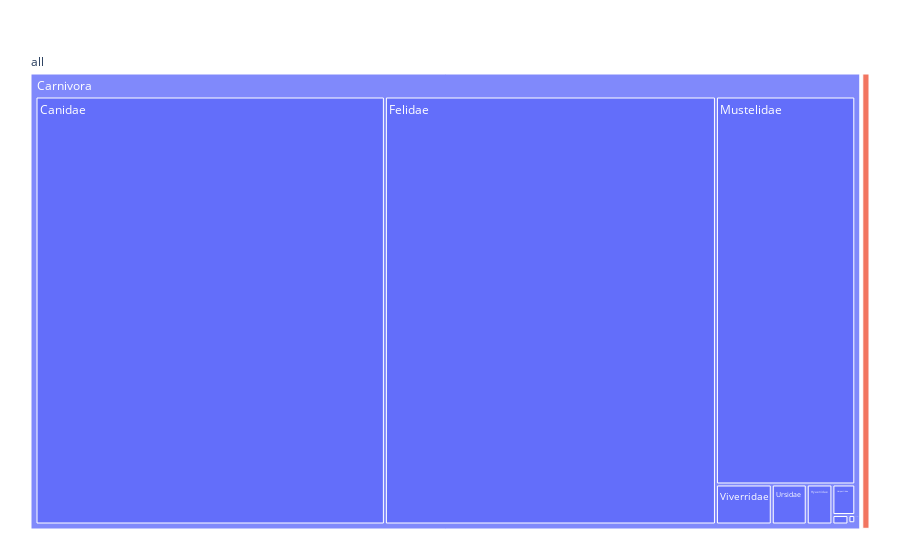

The notebook cell saved with this chart:
### Markdown cell above
For Treemap, matplotlib is very limitated (for multilevel treemap and label placement), it's preferable to use ploty (https://plotly.com/python/treemaps/)

### Code cell
fig = px.treemap(data_plot, path=[px.Constant("all"), 'orderCarni','familyCarni'], values='familyCarni_count')
fig.update_layout(margin = dict(t=50, l=25, r=25, b=25))
fig.show()

### Figure 1 — Plotly figure (JSON) as saved in the notebook; plotly's stock layout.template omitted (floating-point values rounded to 4 significant figures)
{"data": [{"branchvalues": "total", "domain": {"x": [0, 1], "y": [0, 1]}, "hovertemplate": "labels=%{label}<br>familyCarni_count=%{value}<br>parent=%{parent}<br>id=%{id}<extra></extra>", "ids": ["all/Carnivora/Canidae", "all/Didelphimorphia/Dasyuridae", "all/Didelphimorphia/Didelphidae", "all/Carnivora/Eupleridae", "all/Carnivora/Felidae", "all/Rodentia/Gliridae", "all/Carnivora/Herpestidae", "all/Carnivora/Hyaenidae", "all/Primates/Lorisidae", "all/Carnivora/Mephitidae", "all/Carnivora/Mustelidae", "all/Chiroptera/Phyllostomidae", "all/Carnivora/Procyonidae", "all/Carnivora/Ursidae", "all/Carnivora/Viverridae", "all/Carnivora", "all/Chiroptera", "all/Didelphimorphia", "all/Primates", "all/Rodentia", "all"], "labels": ["Canidae", "Dasyuridae", "Didelphidae", "Eupleridae", "Felidae", "Gliridae", "Herpestidae", "Hyaenidae", "Lorisidae", "Mephitidae", "Mustelidae", "Phyllostomidae", "Procyonidae", "Ursidae", "Viverridae", "Carnivora", "Chiroptera", "Didelphimorphia", "Primates", "Rodentia", "all"], "name": "", "parents": ["all/Carnivora", "all/Didelphimorphia", "all/Didelphimorphia", "all/Carnivora", "all/Carnivora", "all/Rodentia", "all/Carnivora", "all/Carnivora", "all/Primates", "all/Carnivora", "all/Carnivora", "all/Chiroptera", "all/Carnivora", "all/Carnivora", "all/Carnivora", "all", "all", "all", "all", "all", ""], "type": "treemap", "values": [255684, 6384, 250, 15, 242266, 3, 1196, 1755, 2, 96, 92430, 5, 260, 2394, 3820, 599916, 5, 6634, 2, 3, 606560]}], "layout": {"legend": {"tracegroupgap": 0}, "margin": {"b": 25, "l": 25, "r": 25, "t": 50}}}
